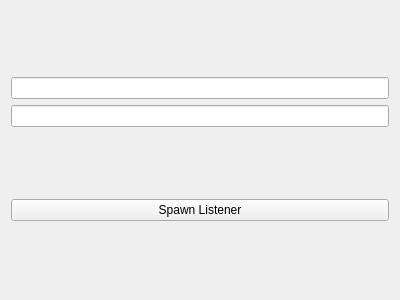
<?xml version="1.0" encoding="UTF-8"?>
<ui version="4.0">
 <class>Form</class>
 <widget class="QWidget" name="Form">
  <property name="geometry">
   <rect>
    <x>0</x>
    <y>0</y>
    <width>400</width>
    <height>300</height>
   </rect>
  </property>
  <property name="windowTitle">
   <string>Form</string>
  </property>
  <layout class="QGridLayout" name="gridLayout_2">
   <item row="0" column="0">
    <layout class="QVBoxLayout" name="verticalLayout">
     <item>
      <widget class="QLineEdit" name="listener_address_line_edit"/>
     </item>
     <item>
      <widget class="QLineEdit" name="listener_port_line_edit"/>
     </item>
    </layout>
   </item>
   <item row="1" column="0">
    <widget class="QPushButton" name="pushButton">
     <property name="text">
      <string>Spawn Listener</string>
     </property>
    </widget>
   </item>
  </layout>
 </widget>
 <resources/>
 <connections/>
</ui>
